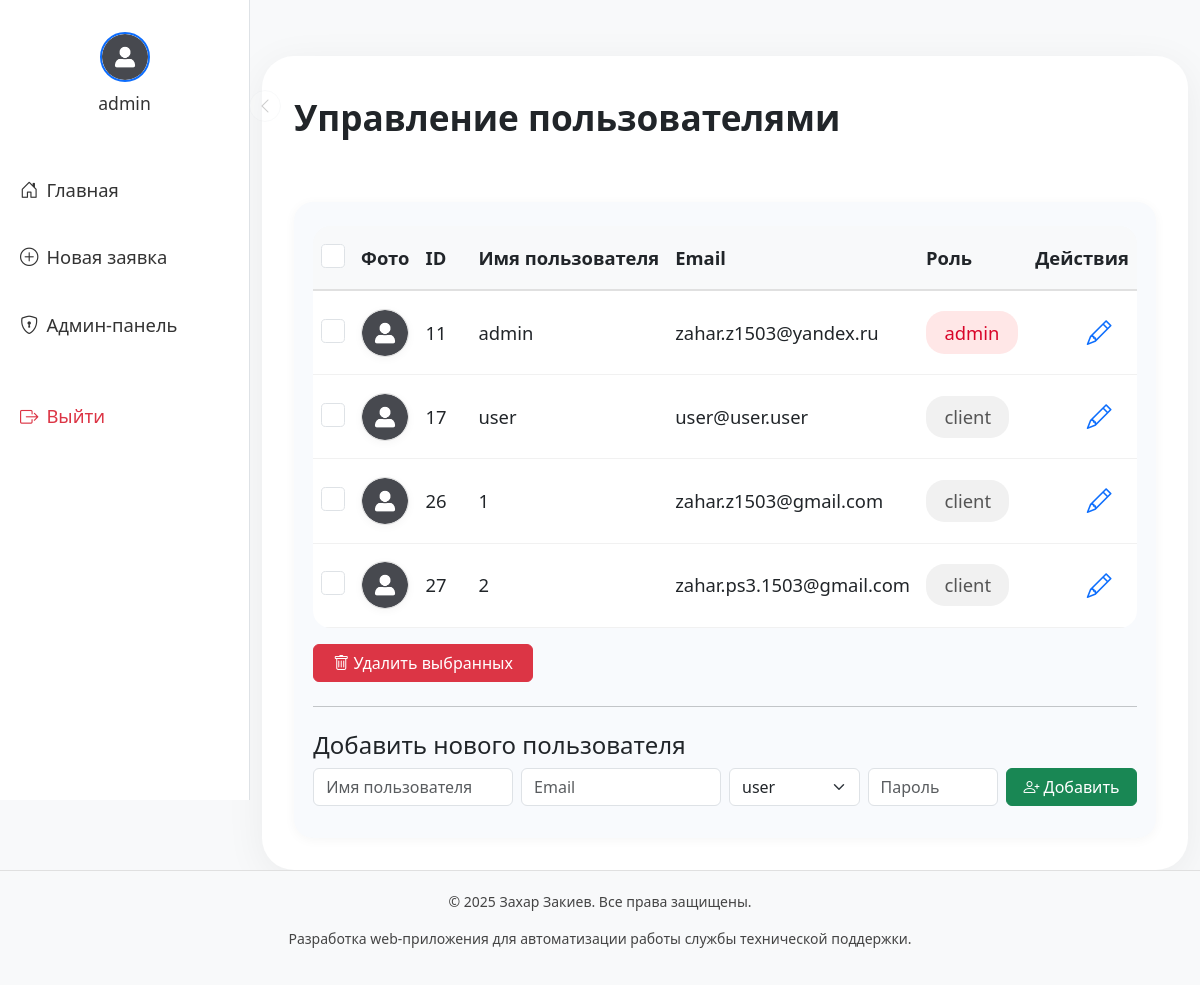
/admin/users (signed in), run on the app's committed database.
### tables this page shows
CREATE TABLE users (
    id INTEGER PRIMARY KEY AUTOINCREMENT,
    username TEXT NOT NULL UNIQUE,
    email TEXT NOT NULL UNIQUE,
    password TEXT NOT NULL,
    role TEXT DEFAULT 'user',
    is_confirmed INTEGER DEFAULT 0,
    avatar TEXT DEFAULT 'default_avatar.png'
);

### app.py (the view)
@app.route("/admin/users", methods=["GET", "POST"])
@login_required
@role_required("admin")
def admin_users():
    search_query = request.args.get("q", "")
    conn = get_db_connection()
    if search_query:
        users = conn.execute("""
            SELECT * FROM users
            WHERE username LIKE ? OR email LIKE ?
        """, (f"%{search_query}%", f"%{search_query}%")).fetchall()
    else:
        users = conn.execute("SELECT * FROM users").fetchall()
    conn.close()
    return render_template("admin_users.html", users=users, search_query=search_query)

### app.py (called while the page is built)
def get_db_connection():
    conn = sqlite3.connect(DB_PATH)
    conn.row_factory = sqlite3.Row
    return conn

def login_required(f):
    @wraps(f)
    def decorated_function(*args, **kwargs):
        if "user" not in session:
            return redirect("/login")
        return f(*args, **kwargs)
    return decorated_function

def role_required(role):
    def decorator(f):
        @wraps(f)
        def decorated_function(*args, **kwargs):
            if "role" not in session or session["role"] != role:
                return redirect("/dashboard")
            return f(*args, **kwargs)
        return decorated_function
    return decorator

### templates/admin_users.html (shortened to what this page needs)
{% extends "base.html" %}
{% block content %}
<div class="ticket-main-card">
    <div class="ticket-title-row">
        <h2>Управление пользователями</h2>
    </div>
    <div class="ticket-form-block">
        <div class="desktop-users-block">
            <form method="POST" id="delete-users-form-desktop" action="{{ url_for('delete_selected_users') }}">
                <div class="table-responsive">
                    <table class="table table-hover align-middle table-users mb-0">
                        <thead>
                            <tr>
                                <th style="width:38px;">
                                    <input type="checkbox" id="select-all" class="form-check-input"
                                        onclick="toggleAll(this)">
                                </th>
                                <th style="width:60px;">Фото</th>
                                <th style="width:60px;">ID</th>
                                <th>Имя пользователя</th>
                                <th>Email</th>
                                <th style="width:110px;">Роль</th>
                                <th class="text-end" style="width:70px;">Действия</th>
                            </tr>
                        </thead>
                        <tbody>
                            {% for user in users %}
                            <tr>
                                <td>
                                    <input type="checkbox" name="user_ids" value="{{ user.id }}"
                                        class="form-check-input" onchange="highlightRow(this)">
                                </td>
                                <td>
                                    <img src="{{ url_for('static', filename='uploads/' ~ (user.avatar if user.avatar else 'default_avatar.png')) }}"
                                        alt="Аватар" class="user-table-avatar">
                                </td>
                                <td>{{ user.id }}</td>
                                <td>{{ user.username }}</td>
                                <td>{{ user.email }}</td>
                                <td>
                                    <span class="user-role-badge {{ user.role }}">
                                        {{ user.role }}
                                    </span>
                                </td>
                                <td class="text-end">
                                    <a href="{{ url_for('edit_user', user_id=user.id) }}" class="user-action-btn"
                                        title="Редактировать">
                                        <i class="bi bi-pencil"></i>
                                    </a>
                                </td>
                            </tr>
                            {% endfor %}
                        </tbody>
                    </table>
                </div>
                <div class="mt-3" style="max-width: 220px;">
                    <button type="submit" class="btn btn-danger w-100"
                        onclick="return confirm('Удалить выбранных пользователей?')">
                        <i class="bi bi-trash"></i> Удалить выбранных
                    </button>
                </div>
            </form>
        </div>
        <hr class="my-4">
        <h4>Добавить нового пользователя</h4>
        <form method="POST" action="{{ url_for('create_user') }}" class="admin-add-user-form">
            <div class="row g-2 align-items-end">
                <div class="col-md-3 mb-2">
                    <input type="text" name="username" class="form-control" placeholder="Имя пользователя" required>
                </div>
                <div class="col-md-3 mb-2">
                    <input type="email" name="email" class="form-control" placeholder="Email" required>
                </div>
                <div class="col-md-2 mb-2">
                    <select name="role" class="form-select" required>
                        <option value="user">user</option>
                    </select>
                </div>
                <div class="col-md-2 mb-2">
                    <input type="password" name="password" class="form-control" placeholder="Пароль" required>
                </div>
                <div class="col-md-2 mb-2">
                    <button type="submit" class="btn btn-success w-100">
                        <i class="bi bi-person-plus"></i> Добавить
                    </button>
                </div>
            </div>
        </form>
    </div>
</div>
{% endblock %}

### templates/base.html (style rules this page uses)
html { overflow-y: scroll; }
body { overflow-x: hidden; }
th, td { padding-top: 1.1rem !important; padding-bottom: 1.1rem !important; font-size: 1.15rem !important; }
.table-responsive { overflow-x: auto; }

### templates/admin_users.html (style rules this page uses)
.ticket-main-card { max-width: 1200px; margin: 0 auto; border-radius: 2rem; box-shadow: 0 8px 40px rgba(0, 0, 0, 0.06); background: #fff; padding: 2.5rem 2rem 2rem 2rem; min-height: 70vh; display: flex; flex-direction: column; gap: 2.5rem; }
@media (min-width: 768px) { .desktop-users-block { display: block !important; } }
.ticket-title-row { display: flex; align-items: center; gap: 1rem; }
.ticket-title-row h2 { font-size: 2.2rem; font-weight: 700; margin-bottom: 0; }
.ticket-form-block { background: #f8fafd; border-radius: 1.2rem; padding: 1.5rem 1.2rem; margin-top: 1.5rem; box-shadow: 0 2px 12px rgba(0, 0, 0, 0.04); }
.user-table-avatar { width: 48px; height: 48px; object-fit: cover; border-radius: 50%; border: 1px solid #e0e0e0; background: #f8f9fa; box-shadow: 0 2px 8px rgba(0, 0, 0, 0.04); }
.user-role-badge.admin { background: #ffe7e7; color: #d90429; }
.user-role-badge.client { background: #f1f1f1; color: #555; }
.user-role-badge { border-radius: 1em; padding: 0.4em 1em; font-size: 1em; font-weight: 500; display: inline-block; min-width: 70px; text-align: center; }
.user-action-btn { border: none; background: none; color: #0d6efd; font-size: 1.35em; margin: 0 0.2em; transition: color 0.2s; padding: 0.2em 0.5em; border-radius: 0.4em; }
.table-users tr { transition: background 0.2s; }
.table-users th, .table-users td { vertical-align: middle; white-space: nowrap; text-overflow: ellipsis; overflow: hidden; border-bottom: 1px solid #f1f1f1; }
.table-users th { background: #f8f9fa; font-weight: 600; font-size: 1.08em; border-top: none; border-bottom: 2px solid #e0e0e0; }
.table-users td { font-size: 1.05em; }
.table-responsive { border-radius: 1.1em; overflow: auto; }
.admin-add-user-form .form-control, .admin-add-user-form .form-select { min-width: 120px; }
.form-check-input { width: 1.3em; height: 1.3em; margin-top: 0; }

### data on the page
users: avatar (placeholder picture), id "11", username "admin", email "zahar.z1503@yandex.ru", role "admin"
users: avatar (placeholder picture), id "17", username "user", email "user@user.user", role "client"
users: avatar (placeholder picture), id "26", username "1", email "zahar.z1503@gmail.com", role "client"
users: avatar (placeholder picture), id "27", username "2", email "zahar.ps3.1503@gmail.com", role "client"

### other printed values
{{ session.get('user', 'Профиль') }} "admin"
